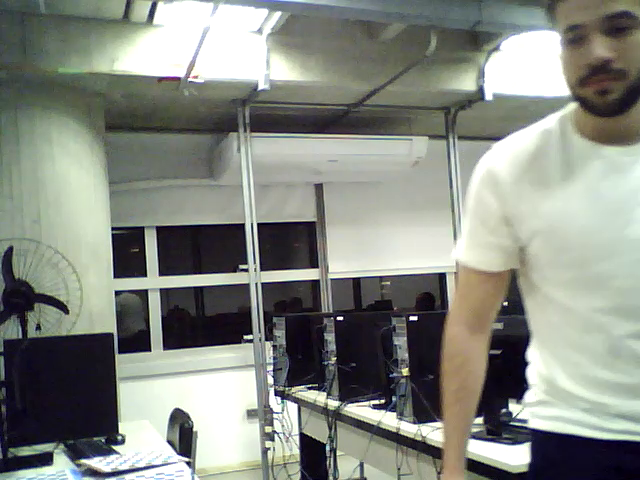
#> input picture frame 36 of Lab8_Grupo2/WIN_20260727_20_17_15_Pro.mp4, 640 x 480 px, given in place of the camera
$ python 06_mapa_profundidade_ao_vivo.py   (older library calls are emulated)
#> lines starting #> are read from the running program, lines starting #| are printed output that depends on the picture; after the words box and inside, x2 and y2 are one past the last pixel; in counts of white or black regions, pixels touching at a corner belong together
### Lab6_Grupo2/codigos/lab6_util.py
#!/usr/bin/env python3
"""Funcoes auxiliares do Lab 6 - disparidade, retificacao e profundidade."""

from __future__ import annotations

import json
import math
import os
from dataclasses import dataclass
from pathlib import Path
from typing import Any, Dict, Optional, Tuple

import cv2
import numpy as np


@dataclass
class CalibracaoStereo:
    caminho: Path
    image_size: Tuple[int, int]
    M1: np.ndarray
    D1: np.ndarray
    M2: np.ndarray
    D2: np.ndarray
    R1: np.ndarray
    R2: np.ndarray
    P1: np.ndarray
    P2: np.ndarray
    Q: np.ndarray
    map1x: np.ndarray
    map1y: np.ndarray
    map2x: np.ndarray
    map2y: np.ndarray
    square_size: float = 1.0


def _ler_matriz(fs: cv2.FileStorage, nome: str, obrigatoria: bool = True) -> Optional[np.ndarray]:
    node = fs.getNode(nome)
    if node.empty():
        if obrigatoria:
            raise KeyError(f"Parametro ausente no arquivo de calibracao: {nome}")
        return None
    mat = node.mat()
    if mat is None and obrigatoria:
        raise ValueError(f"Nao foi possivel ler a matriz {nome}")
    return mat


def _ler_real(fs: cv2.FileStorage, nome: str, padrao: float) -> float:
    node = fs.getNode(nome)
    return float(node.real()) if not node.empty() else float(padrao)


def carregar_calibracao_xml(caminho: str | os.PathLike[str]) -> CalibracaoStereo:
    """Carrega o XML/YAML do Lab 5 e cria mapas de retificacao."""
    path = Path(caminho).expanduser().resolve()
    if not path.exists():
        raise FileNotFoundError(
            f"Arquivo de calibracao nao encontrado: {path}\n"
            "Copie o stereo_params_abc.xml do Lab 5 para a pasta calibracao/."
        )

    fs = cv2.FileStorage(str(path), cv2.FILE_STORAGE_READ)
    if not fs.isOpened():
        raise OSError(f"Nao foi possivel abrir o arquivo de calibracao: {path}")

    try:
        width = int(round(_ler_real(fs, "image_width", 640)))
        height = int(round(_ler_real(fs, "image_height", 480)))
        square_size = _ler_real(fs, "square_size", 1.0)
        M1 = _ler_matriz(fs, "M1")
        D1 = _ler_matriz(fs, "D1")
        M2 = _ler_matriz(fs, "M2")
        D2 = _ler_matriz(fs, "D2")
        R1 = _ler_matriz(fs, "R1")
        R2 = _ler_matriz(fs, "R2")
        P1 = _ler_matriz(fs, "P1")
        P2 = _ler_matriz(fs, "P2")
        Q = _ler_matriz(fs, "Q")
    finally:
        fs.release()

    size = (width, height)
    map1x, map1y = cv2.initUndistortRectifyMap(
        M1, D1, R1, P1, size, cv2.CV_32FC1
    )
    map2x, map2y = cv2.initUndistortRectifyMap(
        M2, D2, R2, P2, size, cv2.CV_32FC1
    )

    return CalibracaoStereo(
        caminho=path,
        image_size=size,
        M1=M1,
        D1=D1,
        M2=M2,
        D2=D2,
        R1=R1,
        R2=R2,
        P1=P1,
        P2=P2,
        Q=Q,
        map1x=map1x,
        map1y=map1y,
        map2x=map2x,
        map2y=map2y,
        square_size=square_size,
    )


def retificar_par(
    esquerda: np.ndarray,
    direita: np.ndarray,
    calib: CalibracaoStereo,
) -> Tuple[np.ndarray, np.ndarray]:
    """Redimensiona para a resolucao calibrada e retifica o par."""
    size = calib.image_size
    if (esquerda.shape[1], esquerda.shape[0]) != size:
        esquerda = cv2.resize(esquerda, size, interpolation=cv2.INTER_AREA)
    if (direita.shape[1], direita.shape[0]) != size:
        direita = cv2.resize(direita, size, interpolation=cv2.INTER_AREA)

    rect_l = cv2.remap(esquerda, calib.map1x, calib.map1y, cv2.INTER_LINEAR)
    rect_r = cv2.remap(direita, calib.map2x, calib.map2y, cv2.INTER_LINEAR)
    return rect_l, rect_r


def parametros_padrao_sgbm() -> Dict[str, int]:
    return {
        "min_disparity": 0,
        "num_disparities": 128,
        "block_size": 5,
        "uniqueness_ratio": 10,
        "speckle_window_size": 100,
        "speckle_range": 2,
        "disp12_max_diff": 1,
        "pre_filter_cap": 31,
    }


def normalizar_parametros(params: Dict[str, Any]) -> Dict[str, int]:
    p = parametros_padrao_sgbm()
    p.update({k: int(v) for k, v in params.items() if k in p})

    p["num_disparities"] = max(16, int(math.ceil(p["num_disparities"] / 16.0)) * 16)
    p["block_size"] = max(3, p["block_size"])
    if p["block_size"] % 2 == 0:
        p["block_size"] += 1
    p["pre_filter_cap"] = int(np.clip(p["pre_filter_cap"], 1, 63))
    p["uniqueness_ratio"] = max(0, p["uniqueness_ratio"])
    p["speckle_window_size"] = max(0, p["speckle_window_size"])
    p["speckle_range"] = max(0, p["speckle_range"])
    p["disp12_max_diff"] = max(-1, p["disp12_max_diff"])
    return p


def criar_sgbm(params: Dict[str, Any], canais: int = 1) -> cv2.StereoSGBM:
    p = normalizar_parametros(params)
    bloco = p["block_size"]
    p1 = 8 * canais * bloco * bloco
    p2 = 32 * canais * bloco * bloco
    return cv2.StereoSGBM_create(
        minDisparity=p["min_disparity"],
        numDisparities=p["num_disparities"],
        blockSize=bloco,
        P1=p1,
        P2=p2,
        disp12MaxDiff=p["disp12_max_diff"],
        preFilterCap=p["pre_filter_cap"],
        uniquenessRatio=p["uniqueness_ratio"],
        speckleWindowSize=p["speckle_window_size"],
        speckleRange=p["speckle_range"],
        mode=cv2.STEREO_SGBM_MODE_SGBM_3WAY,
    )


def calcular_disparidade(
    esquerda_gray: np.ndarray,
    direita_gray: np.ndarray,
    params: Dict[str, Any],
    filtro: str = "auto",
) -> Tuple[np.ndarray, np.ndarray]:
    """Calcula disparidade e aplica regularizacao para reduzir manchas.

    filtro:
      - "auto": usa WLS se cv2.ximgproc estiver disponível; caso contrário, mediana.
      - "wls": tenta WLS e cai para mediana se indisponível.
      - "mediana": filtro de mediana 5x5.
      - "nenhum": resultado bruto do StereoSGBM.
    """
    p = normalizar_parametros(params)
    matcher_esq = criar_sgbm(p, canais=1)
    disp16_esq = matcher_esq.compute(esquerda_gray, direita_gray)

    filtro = str(filtro).lower().strip()
    disp16_filtrada = disp16_esq

    usar_wls = filtro in ("auto", "wls")
    tem_ximgproc = hasattr(cv2, "ximgproc") and hasattr(cv2.ximgproc, "createRightMatcher")

    if usar_wls and tem_ximgproc:
        try:
            matcher_dir = cv2.ximgproc.createRightMatcher(matcher_esq)
            disp16_dir = matcher_dir.compute(direita_gray, esquerda_gray)

            wls = cv2.ximgproc.createDisparityWLSFilter(matcher_esq)
            wls.setLambda(8000.0)
            wls.setSigmaColor(1.5)
            disp16_filtrada = wls.filter(
                disp16_esq,
                esquerda_gray,
                disparity_map_right=disp16_dir,
            )
        except cv2.error:
            disp16_filtrada = disp16_esq

    if filtro == "mediana" or (usar_wls and not tem_ximgproc) or (
        usar_wls and np.shares_memory(disp16_filtrada, disp16_esq)
    ):
        # Suaviza pequenas oscilações mantendo as regiões originalmente inválidas.
        limite_invalido = (p["min_disparity"] - 1) * 16
        invalid = disp16_esq <= limite_invalido
        filtrada = cv2.medianBlur(disp16_esq, 5)
        filtrada[invalid] = disp16_esq[invalid]
        disp16_filtrada = filtrada

    if filtro == "nenhum":
        disp16_filtrada = disp16_esq

    disp = disp16_filtrada.astype(np.float32) / 16.0
    return disp, disp16_filtrada


def mascara_disparidade_valida(disparidade: np.ndarray, min_disparity: int = 0) -> np.ndarray:
    return np.isfinite(disparidade) & (disparidade > float(min_disparity))


def disparidade_visual(disparidade: np.ndarray, min_disparity: int = 0) -> Tuple[np.ndarray, np.ndarray]:
    """Retorna mapa em cinza e colorido com escala robusta por percentis."""
    valid = mascara_disparidade_valida(disparidade, min_disparity)
    gray = np.zeros(disparidade.shape, dtype=np.uint8)
    if np.count_nonzero(valid) > 50:
        vals = disparidade[valid]
        lo, hi = np.percentile(vals, [2, 98])
        if hi <= lo:
            hi = lo + 1.0
        norm = np.clip((disparidade - lo) * 255.0 / (hi - lo), 0, 255)
        gray[valid] = norm[valid].astype(np.uint8)
    color = cv2.applyColorMap(gray, cv2.COLORMAP_TURBO)
    color[~valid] = 0
    return gray, color


def reprojetar_3d(disparidade: np.ndarray, Q: np.ndarray) -> Tuple[np.ndarray, np.ndarray]:
    pontos = cv2.reprojectImageTo3D(disparidade, Q, handleMissingValues=False)
    valid = mascara_disparidade_valida(disparidade, 0)
    valid &= np.all(np.isfinite(pontos), axis=2)
    valid &= np.abs(pontos[:, :, 2]) < 1e6
    return pontos, valid


# [49 lines left out: functions mediana_profundidade, salvar_ply, not called in this run]


def carregar_params_json(caminho: str | os.PathLike[str]) -> Dict[str, int]:
    path = Path(caminho)
    if not path.exists():
        return parametros_padrao_sgbm()
    with path.open("r", encoding="utf-8") as arq:
        return normalizar_parametros(json.load(arq))


# [5 lines left out: function salvar_params_json, not called in this run]


def abrir_camera(index: int, width: int = 640, height: int = 480) -> cv2.VideoCapture:
    """Abre webcam no Linux, tentando V4L2 e depois o backend automatico."""
    cap = cv2.VideoCapture(index, cv2.CAP_V4L2)
    if not cap.isOpened():
        cap.release()
        cap = cv2.VideoCapture(index)
    if not cap.isOpened():
        raise RuntimeError(f"Nao foi possivel abrir a camera de indice {index}.")

    cap.set(cv2.CAP_PROP_FOURCC, cv2.VideoWriter_fourcc(*"MJPG"))
    cap.set(cv2.CAP_PROP_FRAME_WIDTH, width)
    cap.set(cv2.CAP_PROP_FRAME_HEIGHT, height)
    cap.set(cv2.CAP_PROP_BUFFERSIZE, 1)
    return cap


def capturar_sincronizado(
    cap_l: cv2.VideoCapture,
    cap_r: cv2.VideoCapture,
) -> Tuple[bool, Optional[np.ndarray], Optional[np.ndarray]]:
    ok_l = cap_l.grab()
    ok_r = cap_r.grab()
    if not (ok_l and ok_r):
        return False, None, None
    ok_l, frame_l = cap_l.retrieve()
    ok_r, frame_r = cap_r.retrieve()
    return bool(ok_l and ok_r), frame_l, frame_r


# [5 lines left out: function desenhar_linhas_epipolares, not called in this run]


def colocar_texto(
    imagem: np.ndarray,
    texto: str,
    pos: Tuple[int, int] = (10, 25),
    escala: float = 0.6,
) -> None:
    cv2.putText(imagem, texto, pos, cv2.FONT_HERSHEY_SIMPLEX, escala, (0, 0, 0), 3, cv2.LINE_AA)
    cv2.putText(imagem, texto, pos, cv2.FONT_HERSHEY_SIMPLEX, escala, (255, 255, 255), 1, cv2.LINE_AA)

### Lab6_Grupo2/codigos/06_mapa_profundidade_ao_vivo.py
#!/usr/bin/env python3
"""Mapa de disparidade/profundidade ao vivo com duas webcams calibradas."""

from __future__ import annotations

import argparse
from datetime import datetime
from pathlib import Path
from typing import Dict, Optional, Tuple

import cv2
import numpy as np

from lab6_util import (
    abrir_camera,
    calcular_disparidade,
    carregar_calibracao_xml,
    carregar_params_json,
    capturar_sincronizado,
    disparidade_visual,
    mediana_profundidade,
    colocar_texto,
    reprojetar_3d,
    retificar_par,
    salvar_params_json,
)

JANELA_CTRL = "Controles ao vivo"
JANELA_DISP = "Mapa de profundidade"


def nada(_: int) -> None:
    pass


def criar_controles(params: Dict[str, int]) -> None:
    cv2.namedWindow(JANELA_CTRL, cv2.WINDOW_NORMAL)
    cv2.resizeWindow(JANELA_CTRL, 700, 420)
    cv2.createTrackbar("minDisp + 64", JANELA_CTRL, params["min_disparity"] + 64, 128, nada)
    cv2.createTrackbar("numDisp x16", JANELA_CTRL, max(1, params["num_disparities"] // 16), 20, nada)
    cv2.createTrackbar("block (2n+1)", JANELA_CTRL, max(1, (params["block_size"] - 1) // 2), 12, nada)
    cv2.createTrackbar("uniqueness", JANELA_CTRL, params["uniqueness_ratio"], 50, nada)
    cv2.createTrackbar("speckleWin", JANELA_CTRL, params["speckle_window_size"], 300, nada)
    cv2.createTrackbar("speckleRange", JANELA_CTRL, params["speckle_range"], 32, nada)


def ler_controles(params_base: Dict[str, int]) -> Dict[str, int]:
    p = dict(params_base)
    p.update(
        {
            "min_disparity": cv2.getTrackbarPos("minDisp + 64", JANELA_CTRL) - 64,
            "num_disparities": max(1, cv2.getTrackbarPos("numDisp x16", JANELA_CTRL)) * 16,
            "block_size": max(1, cv2.getTrackbarPos("block (2n+1)", JANELA_CTRL)) * 2 + 1,
            "uniqueness_ratio": cv2.getTrackbarPos("uniqueness", JANELA_CTRL),
            "speckle_window_size": cv2.getTrackbarPos("speckleWin", JANELA_CTRL),
            "speckle_range": cv2.getTrackbarPos("speckleRange", JANELA_CTRL),
        }
    )
    return p


def atualizar_painel_controles(params: Dict[str, int]) -> None:
    """Mostra os valores reais escolhidos em uma faixa legivel."""
    painel = np.zeros((210, 700, 3), dtype=np.uint8)
    linhas = [
        f"minDisparity       = {params['min_disparity']}",
        f"numDisparities    = {params['num_disparities']}  (multiplo de 16)",
        f"blockSize         = {params['block_size']}",
        f"uniquenessRatio   = {params['uniqueness_ratio']}",
        f"speckleWindowSize = {params['speckle_window_size']}",
        f"speckleRange      = {params['speckle_range']}",
    ]
    for i, texto in enumerate(linhas):
        cv2.putText(painel, texto, (18, 30 + i * 28), cv2.FONT_HERSHEY_SIMPLEX,
                    0.68, (255, 255, 255), 2, cv2.LINE_AA)
    cv2.putText(painel, "Atalhos: 1=conservador  2=equilibrado  3=detalhado  4=plano  P=salvar",
                (18, 195), cv2.FONT_HERSHEY_SIMPLEX, 0.50, (180, 180, 180), 1, cv2.LINE_AA)
    cv2.imshow(JANELA_CTRL, painel)


# [17 lines left out: functions aplicar_preset, escrever_controles, not called in this run]


class CliqueProfundidade:
    def __init__(self, fator_cm: float, raio: int = 12) -> None:
        self.pontos3d: Optional[np.ndarray] = None
        self.valid: Optional[np.ndarray] = None
        self.xy: Optional[Tuple[int, int]] = None
        self.valor: Optional[np.ndarray] = None
        self.fator_cm = fator_cm
        self.raio = max(2, int(raio))

    # [14 lines left out: function callback, not called in this run]


def main() -> int:
    base = Path(__file__).resolve().parents[1]
    parser = argparse.ArgumentParser()
    parser.add_argument("--cam-esq", type=int, default=0)
    parser.add_argument("--cam-dir", type=int, default=2)
    parser.add_argument("--calibracao", default=str(base / "calibracao" / "stereo_params_abc.xml"))
    parser.add_argument("--config", default=str(base / "config_sgbm.json"))
    parser.add_argument("--saida", default=str(base / "resultados" / "ao_vivo"))
    parser.add_argument("--trocar", action="store_true")
    parser.add_argument("--fator-unidade-cm", type=float, default=0.0)
    parser.add_argument("--sem-controles", action="store_true")
    parser.add_argument("--filtro", choices=["auto", "wls", "mediana", "nenhum"], default="auto")
    parser.add_argument("--raio-medicao", type=int, default=12,
                        help="Raio da janela usada na mediana da profundidade. 12 gera uma região 25x25.")
    parser.add_argument("--z-min-cm", type=float, default=20.0)
    parser.add_argument("--z-max-cm", type=float, default=200.0)
    args = parser.parse_args()

    calib = carregar_calibracao_xml(args.calibracao)
    width, height = calib.image_size
    cap_l = abrir_camera(args.cam_esq, width, height)
    cap_r = abrir_camera(args.cam_dir, width, height)
    params_base = carregar_params_json(args.config)
#> (reads Lab6_Grupo2/dados/config_sgbm.json from the repository)
    if not args.sem_controles:
        criar_controles(params_base)

    clique = CliqueProfundidade(args.fator_unidade_cm, args.raio_medicao)
    cv2.namedWindow(JANELA_DISP, cv2.WINDOW_NORMAL)
    cv2.setMouseCallback(JANELA_DISP, clique.callback)

    out_dir = Path(args.saida)
    out_dir.mkdir(parents=True, exist_ok=True)
    frame_count = 0
    params = params_base

    print("Teclas: S salva quadro | P salva parametros | 1/2/3/4 aplica presets | Q/ESC sai.")
    print("Clique no mapa colorido para medir a mediana da profundidade local.")
    print(f"Filtro de disparidade: {args.filtro}; janela de medição: {2*args.raio_medicao+1}x{2*args.raio_medicao+1}.")

    try:
        while True:
            ok, frame_l, frame_r = capturar_sincronizado(cap_l, cap_r)
#> in capturar_sincronizado, frame_l is the input picture: shape (480, 640, 3); mean B, G, R 130.2, 138.1, 134.2
#> in capturar_sincronizado, `ok_l, frame_l = cap_l.retrieve()`: ok_l = True
#> ok = True
            if not ok or frame_l is None or frame_r is None:
                print("Falha na captura das cameras.")
                break
            if args.trocar:
                frame_l, frame_r = frame_r, frame_l

            rect_l, rect_r = retificar_par(frame_l, frame_r, calib)
            gray_l = cv2.cvtColor(rect_l, cv2.COLOR_BGR2GRAY)
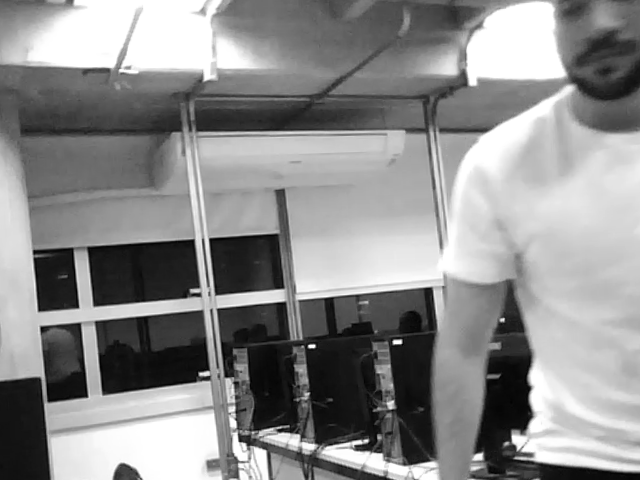
#> gray_l: shape (480, 640); min 0, max 255, mean 140.4
            gray_r = cv2.cvtColor(rect_r, cv2.COLOR_BGR2GRAY)
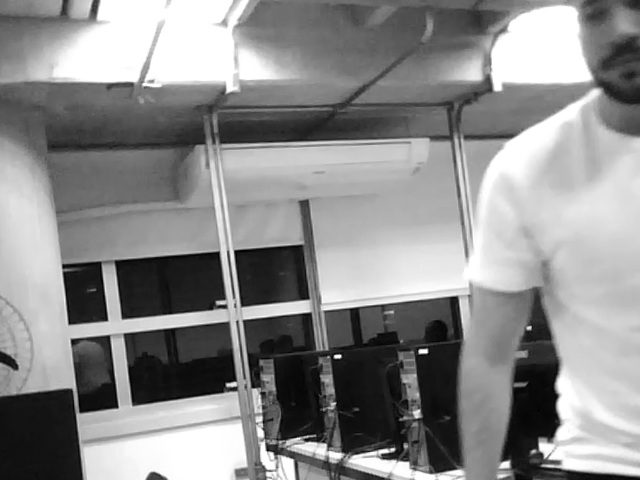
#> gray_r: shape (480, 640); min 0, max 255, mean 139.7
            if not args.sem_controles:
                params = ler_controles(params_base)
                atualizar_painel_controles(params)
#> in atualizar_painel_controles, `cv2.imshow(JANELA_CTRL, painel)`:
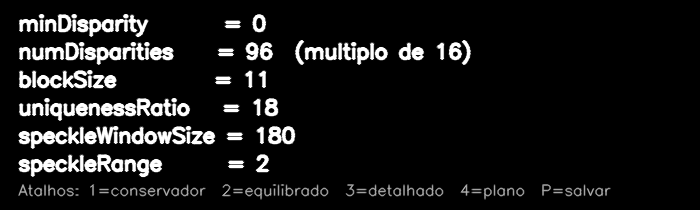
#> window 'Controles ao vivo': shape (210, 700, 3); min 0, max 255, mean 22.3

            disparity, _ = calcular_disparidade(
                gray_l, gray_r, params, filtro=args.filtro
            )
#> in calcular_disparidade, `disp16_dir = matcher_dir.compute(direita_gray, esquerda_gray)`:
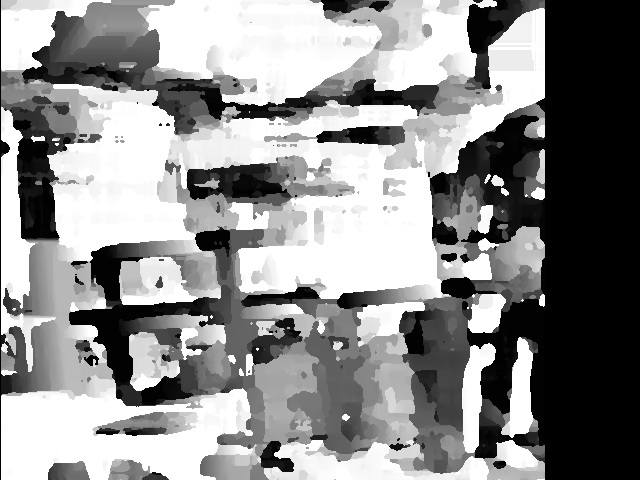
#> disp16_dir: shape (480, 640) int16; min -1536, max 0, mean -684; drawn with min black and max white
#> in calcular_disparidade, `disp16_filtrada = wls.filter( disp16_esq, esquerda_gray, disparity_map..`:
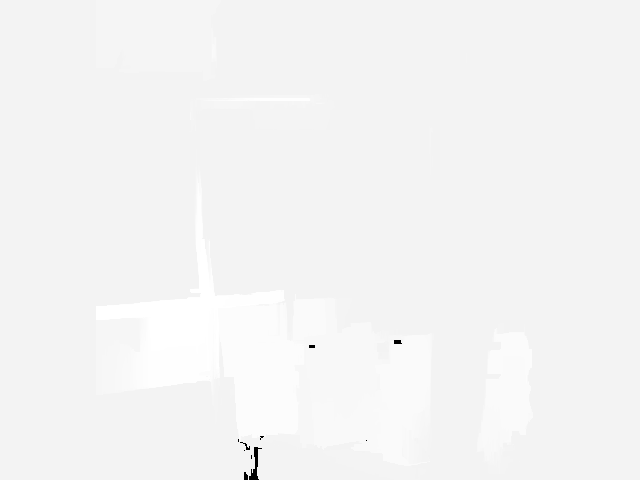
#> disp16_filtrada: shape (480, 640) int16; min -32768, max 1520, mean 115.9; drawn with min black and max white
            disp_gray, disp_color = disparidade_visual(disparity, params["min_disparity"])
#> in mascara_disparidade_valida, `return np.isfinite(disparidade) & (disparidade > float(min_disparity))`:
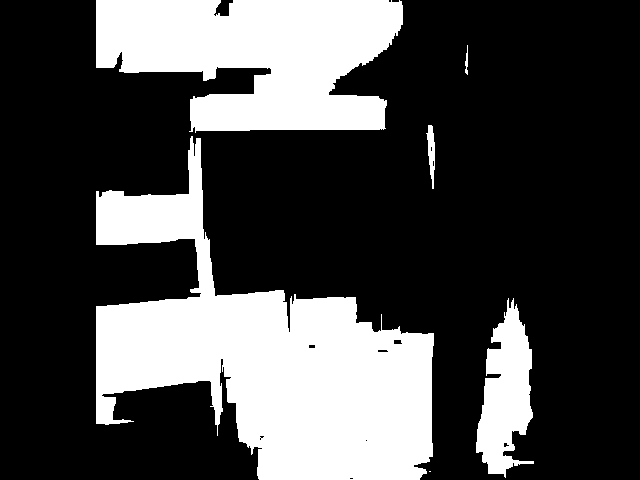
#> returned value: shape (480, 640) bool; 28.8% white; 6 white regions (1 under 20 px), largest, box (x1, y1, x2, y2) and area: (96, 136, 434, 480) 52482, (96, 0, 403, 133) 29342, (476, 298, 534, 478) 6224, (426, 125, 435, 189) 321, (465, 45, 468, 75) 57
#> in disparidade_visual, `lo, hi = np.percentile(vals, [2, 98])`: lo = 0.125; hi = 95
#> in disparidade_visual, `color = cv2.applyColorMap(gray, cv2.COLORMAP_TURBO)`:
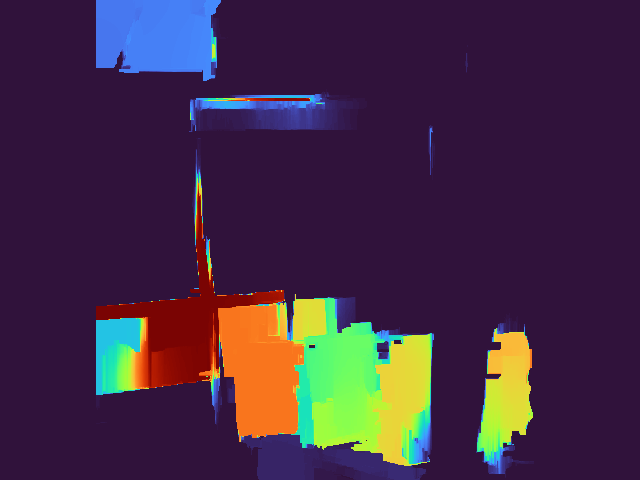
#> color: shape (480, 640, 3); mean B, G, R 67.8, 43.3, 66.1
            pontos3d, valid = reprojetar_3d(disparity, calib.Q)
#> (the rest of the program and of its run is left out)
